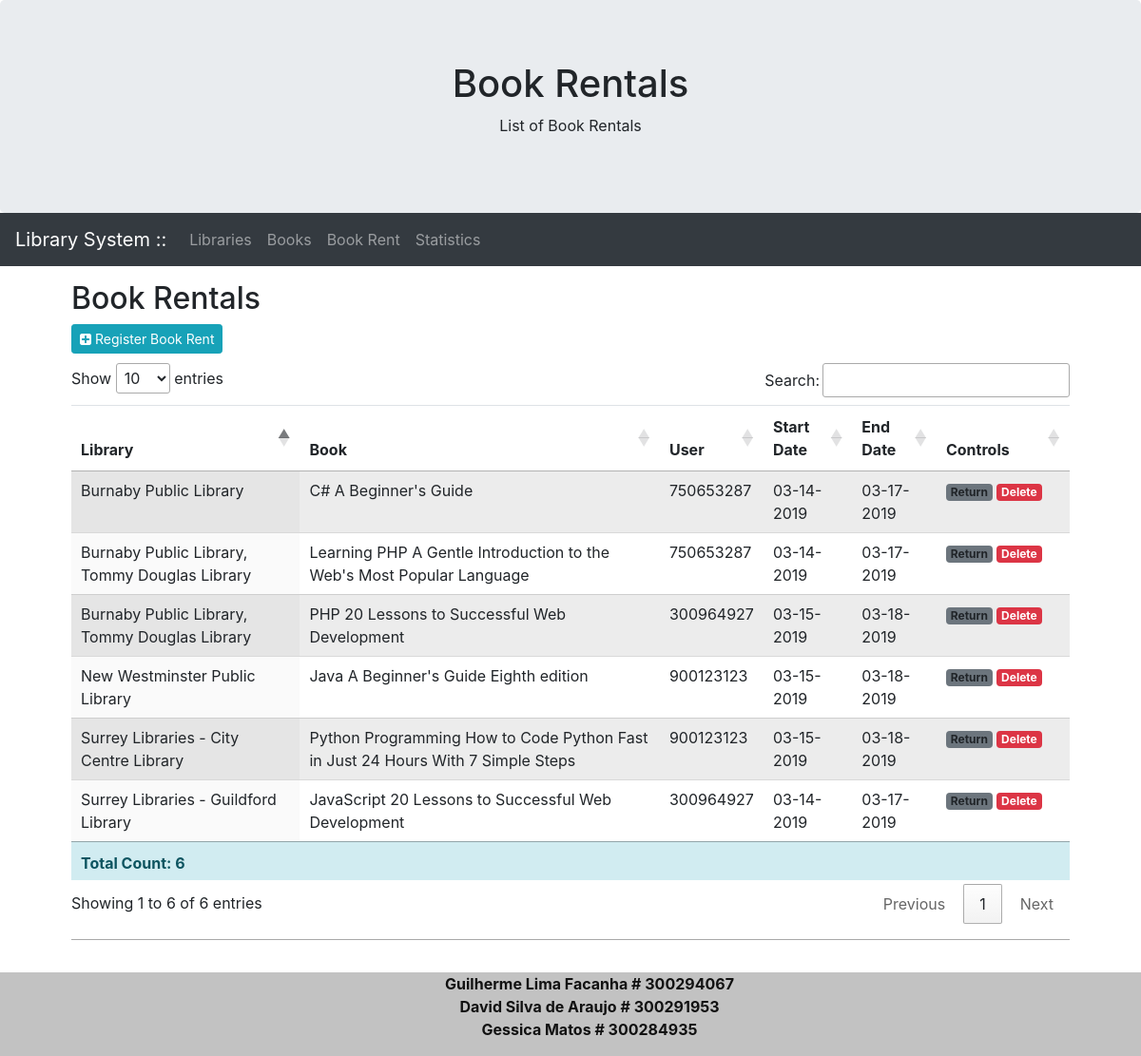
The page /bookRent.php on the database its author committed.
### tables this page shows
CREATE TABLE BOOK_RENT(
	BookRentId INT(9) AUTO_INCREMENT PRIMARY Key,
	BookId INT(9) NOT NULL,
	UserId VARCHAR(9) NOT NULL,
	RentStart DATE NOT NULL,
	RentEnd DATE,
	FOREIGN KEY (BookId) REFERENCES BOOK(BookId) ON DELETE CASCADE
);

### bookRent.php (called while the page is built, shortened)
<?php
    require_once("inc/Page/Page.class.php");
    require_once("inc/Page/BookRentPage.class.php");
    require_once("inc/Entity/BookRent.class.php");
    require_once("inc/Utility/PDOAgent.class.php");
    require_once("inc/Utility/BookRentMapper.class.php");
    $records = array();
    $booksRent  = BookRentMapper::getAll();
    foreach($booksRent as $rent){
        $book =  BookMapper::getOne($rent->getBookId());
        $library = LibraryMapper::getOne(($book->getLibraryId()));
        $r = array('rent' => $rent, 'book' => $book->getTitle(), 'library' => $library->getName());
        $records[] = $r;
    }
    BookRentPage::showTable($records);
?>

### inc/Utility/PDOAgent.class.php (called while the page is built, shortened)
<?php
class PDOAgent
{
    private $host = DB_HOST;
    private $user = DB_USER;
    private $pass = DB_PASS;
    private $dbName = DB_NAME;
    private $stm;
    private $className;
    private $pdo;
    public function __construct(string $className)
    {
        $this->className = $className;
        $this->dsn = 'mysql:host=' . $this->host . ';dbname=' . $this->dbName;
        $options = array(
            PDO::ATTR_PERSISTENT => true,
            PDO::ATTR_ERRMODE => PDO::ERRMODE_EXCEPTION,
        );
        try {
            $this->pdo = new PDO($this->dsn, $this->user, $this->pass, $options);
        } catch (PDOException $pe) {
            $this->error = $pe->getMessage();
        }
    }
    public function query(string $query)
    {
        $this->stm = $this->pdo->prepare($query);
    }
    public function bind($param, $value, $type = null)
    {
        if (is_null($type)) {
            switch (true) {
                case is_int($value):
                    $type = PDO::PARAM_INT;
                    break;
                default:
                    $type = PDO::PARAM_STR;
            }
        }
        $this->stm->bindValue($param, $value, $type);
    }
    public function execute($data = null){
        if(is_null($data)){
            $this->stm->execute();
        }else{
            $this->stm->execute($data);
        }
    }
    public function resultSet(){
        $this->execute();
        $this->stm->setFetchMode(PDO::FETCH_CLASS, $this->className);
        return $this->stm->fetchAll(PDO::FETCH_CLASS, $this->className);
    }
    public function singleResult(){
        $this->stm->setFetchMode(PDO::FETCH_CLASS, $this->className);
        return $this->stm->fetch(PDO::FETCH_CLASS);
    }
}

### inc/Utility/BookRentMapper.class.php (called while the page is built, shortened)
<?php
class BookRentMapper {
    private static $db;
    static function initialize()   {
        self::$db = new PDOAgent('BookRent');
    }
    static function getAll() : Array {
        $selectAll = "SELECT * FROM book_rent";
        self::$db->query($selectAll);
        self::$db->execute();
        return self::$db->resultSet();
    }
}
?>

### inc/Entity/BookRent.class.php (called while the page is built, shortened)
<?php
class BookRent
{
    private $BookRentId;
    private $UserId;
    private $RentStart;
    private $RentEnd;
    public function getBookRentId() : int {return $this->BookRentId;}
    public function getUserId() {return $this->UserId;}
    public function getRentStart() {return $this->RentStart;}
    public function getRentEnd()  {return $this->RentEnd;}
}
?>

### inc/Page/BookRentPage.class.php (the view, shortened to what this page needs)
<?php
class BookRentPage
{
    public static function showTable($records)
    {
        echo '
            <h2>Book Rentals</h2>
            <button style="margin-bottom:10px;" type="button" class="btn btn-info btn-sm" data-toggle="modal" data-target="#myModal"><i class="fa fa-plus-square" aria-hidden="true"></i> Register Book Rent</button>
            <br/>';
        echo '<table id="tb_records" name="tb_records" class="display table table-striped table-hover"> <thead>';
        echo '<th>Library</th>';
        echo '<th>Book</th>';
        echo '<th>User</th>';
        echo '<th>Start Date</th>';
        echo '<th>End Date</th>';
        echo '<th>Controls</th>';
        echo '</thead> <tbody>';
        foreach ($records as $rec) {
            echo '<tr>
            <td>';
            echo $rec['library'];
            echo '</td>
            <td>' . $rec['book'] . '</td>
            <td>' . $rec['rent']->getUserId() . '</td>
            <td>' . date('m-d-Y', strtotime($rec['rent']->getRentStart())) . '</td>
            <td>' . ($rec['rent']->getRentEnd() == null ? "" : date('m-d-Y', strtotime($rec['rent']->getRentEnd()))) . '</td>
            <td width="120">';
            if ($rec['rent']->getRentEnd() == null) {
                echo '<a href="?upd=' . $rec['rent']->getBookRentId() . '" onclick="if( confirm(\'Confirm Book return?\') == false ) return false;" class="badge badge-primary">Return</a> ';
            } else {
                echo '<a class="badge badge-secondary">Return</a> ';
            }
            echo '<a href="?del=' . $rec['rent']->getBookRentId() . '" onclick="if( confirm(\'Confirm delete Book Rental?\') == false ) return false;" class="badge badge-danger">Delete</a>
            </td>
            </tr>';
        }
        echo '</tbody>';
        echo '<tfoot>
        <tr class="alert-info">
            <td colspan="6" style="font-weight:bold;">Total Count: ' . count($records) . '</td>
        </tr>
      </tfoot>';
        echo '</table> <hr style="border-top:1px solid darkgray !important">';
    }
}

### css/style.css (style rules this page uses)
body { margin-bottom: 10px; width: 100%; }

### rows shown on the page
book_rent: library "New Westminster Public Library", book "Java A Beginner's Guide Eighth edition", UserId "900123123", RentStart "03-15-2019", RentEnd "03-18-2019", shows "Return"
book_rent: library "Burnaby Public Library, Tommy Douglas Library", book "Learning PHP A Gentle Introduction to the Web's Most Popular Language", UserId "750653287", RentStart "03-14-2019", RentEnd "03-17-2019", shows "Return"
book_rent: library "Burnaby Public Library, Tommy Douglas Library", book "PHP 20 Lessons to Successful Web Development", UserId "300964927", RentStart "03-15-2019", RentEnd "03-18-2019", shows "Return"
book_rent: library "Surrey Libraries - City Centre Library", book "Python Programming How to Code Python Fast in Just 24 Hours With 7 Simple Steps", UserId "900123123", RentStart "03-15-2019", RentEnd "03-18-2019", shows "Return"
book_rent: library "Burnaby Public Library", book "C# A Beginner's Guide", UserId "750653287", RentStart "03-14-2019", RentEnd "03-17-2019", shows "Return"
book_rent: library "Surrey Libraries - Guildford Library", book "JavaScript 20 Lessons to Successful Web Development", UserId "300964927", RentStart "03-14-2019", RentEnd "03-17-2019", shows "Return"

### other values the page prints
self::$title "Book Rentals"
self::$subtitle "List of Book Rentals"
count($records) "6"
